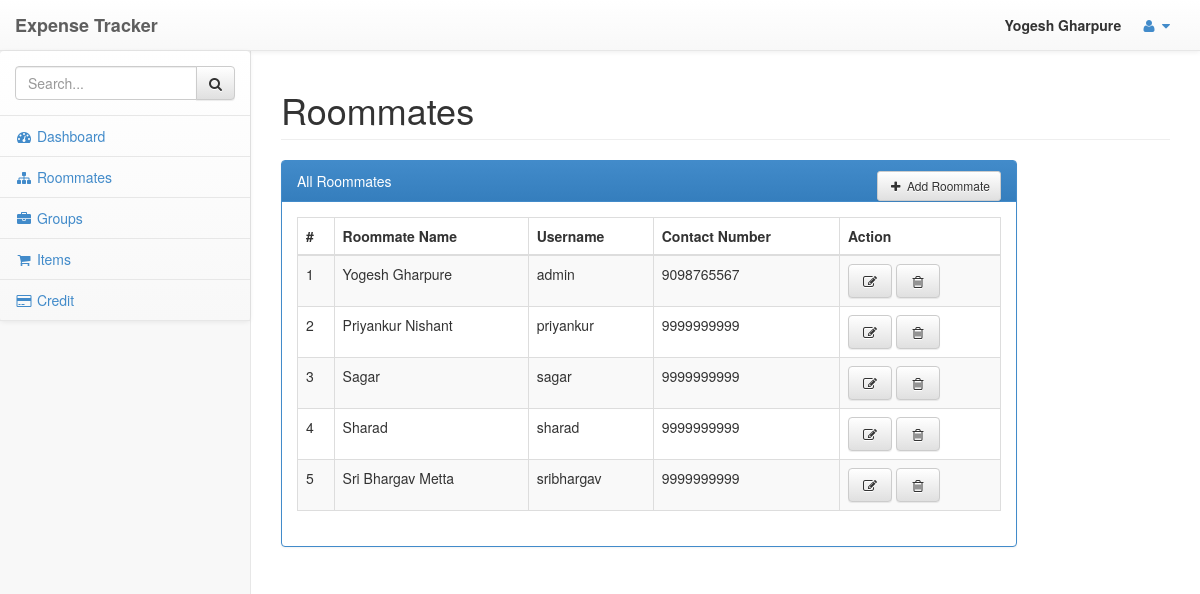
The app's page /administrator/roommates.php (signed in) with its own data.
### tables this page shows
CREATE TABLE IF NOT EXISTS `kzyroommates` (
  `kzy_RoommateId` int(10) unsigned NOT NULL AUTO_INCREMENT,
  `kzy_RoommateName` varchar(45) NOT NULL,
  `kzy_RoommateContactNumber` varchar(45) NOT NULL,
  `kzy_username` varchar(100) NOT NULL,
  `kzy_password` varchar(100) NOT NULL,
  `kzy_UserType` varchar(5) NOT NULL,
  PRIMARY KEY (`kzy_RoommateId`)
);

### config/db.php (called while the page is built, shortened)
<?php
function getConnection() {
    $conn = mysqli_connect('localhost', 'root', 'horcrux', 'expensetracker');
    return $conn;
}
?>

### administrator/model/roommatesModel.php (called while the page is built, shortened)
<?php
require_once $_SERVER['DOCUMENT_ROOT'] . '/ExpenseTracker/config/db.php';
class Roommates {
    private $roommateName;
    private $roommateContactNumber;
    private $roommateUsername;
    function __construct() {
        $this->roommateName = "";
        $this->roommateContactNumber = "";
        $this->roommateUsername = "";
    }
    function fillRoommateInfo($roommateId, $roommateName, $roommateContactNumber, $roommateUsername, $roommatePassword, $roommateUsertype) {
        $this->roommateName = $roommateName;
        $this->roommateContactNumber = $roommateContactNumber;
        $this->roommateUsername = $roommateUsername;
    }
    function get_roommateName() {
        return $this->roommateName;
    }
    function get_roommateContactNumber() {
        return $this->roommateContactNumber;
    }
    function get_roommateUsername() {
        return $this->roommateUsername;
    }
}
function getAllRoommates() {
    $sql = "SELECT * FROM kzyroommates";
    $query = mysqli_query(getConnection(), $sql);
    $roommatesList = array();
    while ($row = mysqli_fetch_array($query)) {
        $roommate = new Roommates();
        $roommate->fillRoommateInfo($row['kzy_RoommateId'], $row['kzy_RoommateName'], $row['kzy_RoommateContactNumber'], $row['kzy_username'], $row['kzy_password'], $row['kzy_UserType']);
        array_push($roommatesList, $roommate);
    }
    return $roommatesList;
}
?>

### administrator/roommates.php (the view, shortened to what this page needs)
<?php
include ('../templates/header.php');
include "./model/roommatesModel.php";
$roommatesList = getAllRoommates();
?>
<div id="page-wrapper">
    <div class="row">
        <div class="col-lg-12">
            <h1 class="page-header">Roommates</h1>
        </div>
        <div class="col-lg-10">
            <div class="panel panel-primary">
                <div class="panel-heading">
                    All Roommates
                    <div class="pull-right">
                        <div class="btn-group">
                            <button type="button" class="btn btn-default btn-sm dropdown" data-toggle="modal" data-target="#myModal">
                                <i class="fa fa-plus fa-fw"></i>
                                Add Roommate
                            </button>
                        </div>
                    </div>
                </div>
                <div class="panel-body">
                    <div class="table-responsive">
                        <table class="table table-striped table-bordered table-hover" id="roommateTable">
                            <thead>
                                <tr>
                                    <th>#</th>
                                    <th>Roommate Name</th>
                                    <th>Username</th>
                                    <th>Contact Number</th>
                                    <th>Action</th>
                                </tr>
                            </thead>
                            <tbody>
                                <?php
                                $i = 1;
                                foreach ($roommatesList as $roommate) {
                                    echo "<tr>";
                                    echo "<td>" . $i . "</td>";
                                    echo "<td>" . $roommate->get_roommateName() . "</td>";
                                    echo "<td>" . $roommate->get_roommateUsername() . "</td>";
                                    echo "<td>" . $roommate->get_roommateContactNumber() . "</td>";
                                    echo "<td>"
                                    . "<button type=\"button\" class=\"btn btn-default\">
                                            <i class=\"fa fa-edit fa-fw\"></i>
                                        </button>
                                        <button type=\"button\" class=\"btn btn-default\">
                                            <i class=\"fa fa-trash-o fa-fw\"></i>
                                        </button></td>";
                                    echo "</tr>";
                                    $i++;
                                }
                                ?>
                            </tbody>
                        </table>
                    </div>
                </div>
            </div>
        </div>
    </div>
</div>
</div>
<?php include ('../templates/footer.php'); ?>

### templates/header.php (shortened to what this page needs)
<?php
$link = "";
$usersName = "";
if (isset($_SESSION['userType']) && isset($_SESSION['userName'])) {
    $usersName = $_SESSION['userName'];
    switch ($_SESSION['userType']) {
        case 1: $link = "administrator";
            break;
    }
}
?>
<!DOCTYPE html>
<html>
    <head>
        <link href="<?php echo ASITEURL; ?>/css/bootstrap.min.css" rel="stylesheet">
        <link href="<?php echo ASITEURL; ?>/css/bootstrap-theme.min.css" rel="stylesheet">
        <link href="<?php echo ASITEURL; ?>/font-awesome/css/font-awesome.css" rel="stylesheet">
        <link href="<?php echo ASITEURL; ?>/css/plugins/morris/morris-0.4.3.min.css" rel="stylesheet">
        <link href="<?php echo ASITEURL; ?>/css/plugins/timeline/timeline.css" rel="stylesheet">
        <link href="<?php echo ASITEURL; ?>/css/sb-admin.css" rel="stylesheet">
    </head>
    <body>
        <div id="wrapper">
            <nav class="navbar navbar-default navbar-fixed-top" role="navigation" style="margin-bottom: 0">
                <div class="navbar-header">
                    <b><a class="navbar-brand" href="index.html">Expense Tracker</a></b>
                </div>
                <ul class="nav navbar-top-links navbar-right">
                    <li class="dropdown">
                        <b><?php echo $usersName; ?></b>
                    </li>
                    <li class="dropdown">
                        <a class="dropdown-toggle" data-toggle="dropdown" href="#">
                            <i class="fa fa-user fa-fw"></i>  <i class="fa fa-caret-down"></i>
                        </a>
                    </li>
                </ul>
                <div class="navbar-default navbar-static-side" role="navigation">
                    <div class="sidebar-collapse">
                        <ul class="nav" id="side-menu">
                            <li class="sidebar-search">
                                <div class="input-group custom-search-form">
                                    <input type="text" class="form-control" placeholder="Search...">
                                    <span class="input-group-btn">
                                        <button class="btn btn-default" type="button">
                                            <i class="fa fa-search"></i>
                                        </button>
                                    </span>
                                </div>
                            </li>
                            <li>
                                <a href="<?php echo ASITEURL."/".$link."/"; ?>dashboard.php"><i class="fa fa-dashboard fa-fw"></i> Dashboard</a>
                            </li>
                            <li>
                                <a href="<?php echo ASITEURL."/".$link."/"; ?>roommates.php"><i class="fa fa-sitemap fa-fw"></i> Roommates</a>
                            </li>
                            <li>
                                <a href="<?php echo ASITEURL."/".$link."/"; ?>groups.php"><i class="fa fa-briefcase fa-fw"></i> Groups</a>
                            </li>
                            <li>
                                <a href="<?php echo ASITEURL."/".$link."/"; ?>items.php"><i class="fa fa-shopping-cart fa-fw"></i> Items</a>
                            </li>
                            <li>
                                <a href="<?php echo ASITEURL."/".$link."/"; ?>credit.php"><i class="fa fa-credit-card fa-fw"></i> Credit</a>
                            </li>
                        </ul>
                    </div>
                </div>
            </nav>

### templates/footer.php (shortened to what this page needs)
</body>

### css/sb-admin.css (style rules this page uses)
body { padding-top: 100px; background-color: #f8f8f8; }
@media (min-width:768px) { body { padding-top: 50px; } }
#wrapper { width: 100%; }
#page-wrapper { padding: 0 15px; min-height: 568px; background-color: #fff; }
@media (min-width:768px) { #page-wrapper { position: inherit; margin: 0 0 0 250px; padding: 0 30px; min-height: 1300px; border-left: 1px solid #e7e7e7; } }
.navbar-top-links li { display: inline-block; }
.navbar-top-links li:last-child { margin-right: 15px; }
.navbar-top-links li a { padding: 15px; min-height: 50px; }
.navbar-static-side ul li { border-bottom: 1px solid #e7e7e7; }
.sidebar-search { padding: 15px; }
@media (min-width:768px) { .navbar-static-side { z-index: 1; position: absolute; width: 250px; margin-top: 51px; } }

### records on screen
kzyroommates: kzy_RoommateName "Yogesh Gharpure", kzy_username "admin", kzy_RoommateContactNumber "9098765567"
kzyroommates: kzy_RoommateName "Priyankur Nishant", kzy_username "priyankur", kzy_RoommateContactNumber "9999999999"
kzyroommates: kzy_RoommateName "Sagar", kzy_username "sagar", kzy_RoommateContactNumber "9999999999"
kzyroommates: kzy_RoommateName "Sharad", kzy_username "sharad", kzy_RoommateContactNumber "9999999999"
kzyroommates: kzy_RoommateName "Sri Bhargav Metta", kzy_username "sribhargav", kzy_RoommateContactNumber "9999999999"

### other values on screen
$usersName "Yogesh Gharpure"
